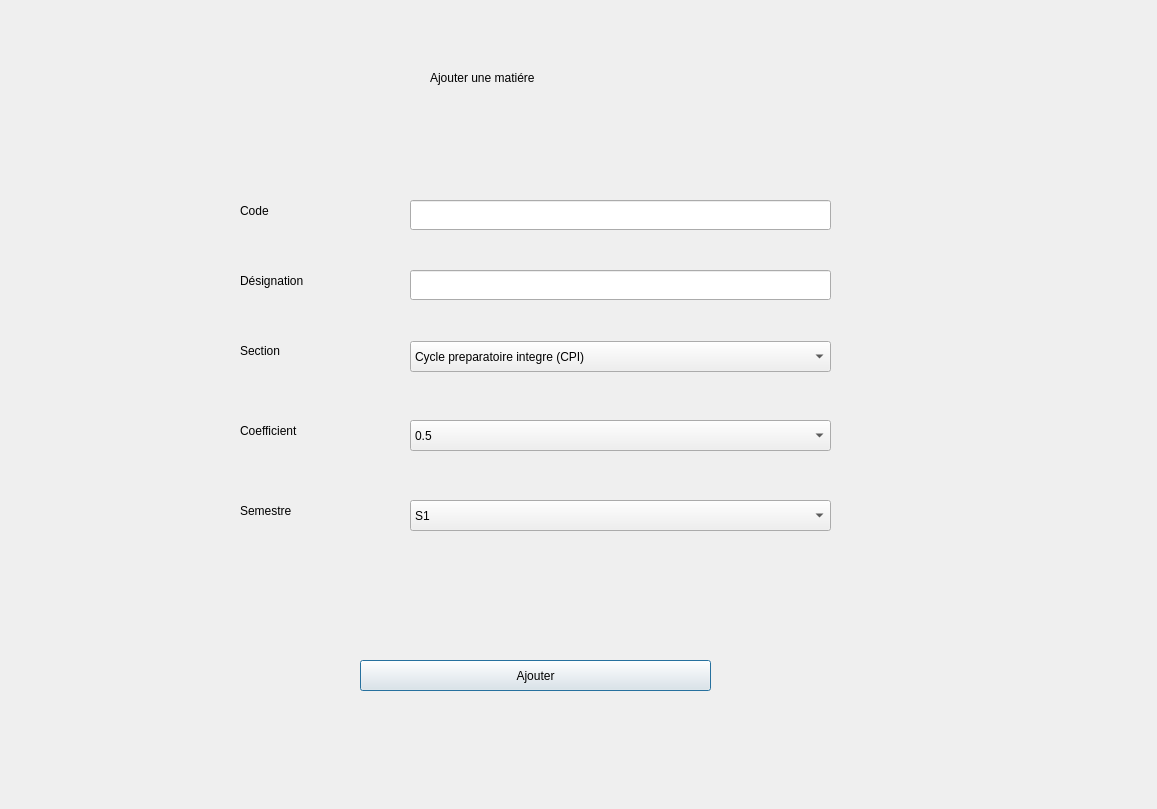
<?xml version="1.0" encoding="UTF-8"?>
<ui version="4.0">
 <class>Dialog</class>
 <widget class="QDialog" name="Dialog">
  <property name="geometry">
   <rect>
    <x>0</x>
    <y>0</y>
    <width>1157</width>
    <height>809</height>
   </rect>
  </property>
  <property name="windowTitle">
   <string>Dialog</string>
  </property>
  <property name="styleSheet">
   <string notr="true">font: 75 12pt &quot;Arial&quot;;</string>
  </property>
  <widget class="QPushButton" name="Ajouter">
   <property name="geometry">
    <rect>
     <x>360</x>
     <y>660</y>
     <width>351</width>
     <height>31</height>
    </rect>
   </property>
   <property name="text">
    <string>Ajouter</string>
   </property>
  </widget>
  <widget class="QLineEdit" name="lineEditCode">
   <property name="geometry">
    <rect>
     <x>410</x>
     <y>200</y>
     <width>421</width>
     <height>30</height>
    </rect>
   </property>
   <property name="inputMask">
    <string/>
   </property>
   <property name="maxLength">
    <number>32767</number>
   </property>
  </widget>
  <widget class="QComboBox" name="comboBoxSection">
   <property name="geometry">
    <rect>
     <x>410</x>
     <y>341</y>
     <width>421</width>
     <height>31</height>
    </rect>
   </property>
   <item>
    <property name="text">
     <string>Cycle preparatoire integre (CPI)</string>
    </property>
   </item>
   <item>
    <property name="text">
     <string>Diplome national d'ingenieur(ING)</string>
    </property>
   </item>
   <item>
    <property name="text">
     <string>Licence en sciences de l’informatique(L-I)</string>
    </property>
   </item>
   <item>
    <property name="text">
     <string>Licence en mathematiques appliquee (L-M)</string>
    </property>
   </item>
  </widget>
  <widget class="QLabel" name="label_2">
   <property name="geometry">
    <rect>
     <x>240</x>
     <y>270</y>
     <width>161</width>
     <height>21</height>
    </rect>
   </property>
   <property name="layoutDirection">
    <enum>Qt::LeftToRight</enum>
   </property>
   <property name="styleSheet">
    <string notr="true">font: 75 12pt &quot;MS Shell Dlg 2&quot;;</string>
   </property>
   <property name="text">
    <string>Désignation</string>
   </property>
  </widget>
  <widget class="QLabel" name="label_10">
   <property name="geometry">
    <rect>
     <x>430</x>
     <y>60</y>
     <width>253</width>
     <height>35</height>
    </rect>
   </property>
   <property name="layoutDirection">
    <enum>Qt::LeftToRight</enum>
   </property>
   <property name="styleSheet">
    <string notr="true">font: 75 22pt &quot;MS Shell Dlg 2&quot;;</string>
   </property>
   <property name="text">
    <string>Ajouter une matiére</string>
   </property>
  </widget>
  <widget class="QLineEdit" name="lineDesignation">
   <property name="geometry">
    <rect>
     <x>410</x>
     <y>270</y>
     <width>421</width>
     <height>30</height>
    </rect>
   </property>
  </widget>
  <widget class="QLabel" name="label_8">
   <property name="geometry">
    <rect>
     <x>240</x>
     <y>340</y>
     <width>161</width>
     <height>21</height>
    </rect>
   </property>
   <property name="layoutDirection">
    <enum>Qt::LeftToRight</enum>
   </property>
   <property name="styleSheet">
    <string notr="true">font: 75 12pt &quot;MS Shell Dlg 2&quot;;</string>
   </property>
   <property name="text">
    <string>Section</string>
   </property>
  </widget>
  <widget class="QLabel" name="label">
   <property name="geometry">
    <rect>
     <x>240</x>
     <y>200</y>
     <width>161</width>
     <height>21</height>
    </rect>
   </property>
   <property name="layoutDirection">
    <enum>Qt::LeftToRight</enum>
   </property>
   <property name="styleSheet">
    <string notr="true">font: 75 12pt &quot;MS Shell Dlg 2&quot;;</string>
   </property>
   <property name="text">
    <string>Code</string>
   </property>
  </widget>
  <widget class="QComboBox" name="comboBoxCoefficient">
   <property name="geometry">
    <rect>
     <x>410</x>
     <y>420</y>
     <width>421</width>
     <height>31</height>
    </rect>
   </property>
   <item>
    <property name="text">
     <string>0.5</string>
    </property>
   </item>
   <item>
    <property name="text">
     <string>1</string>
    </property>
   </item>
   <item>
    <property name="text">
     <string>1.5</string>
    </property>
   </item>
   <item>
    <property name="text">
     <string>2</string>
    </property>
   </item>
  </widget>
  <widget class="QLabel" name="label_11">
   <property name="geometry">
    <rect>
     <x>240</x>
     <y>420</y>
     <width>161</width>
     <height>21</height>
    </rect>
   </property>
   <property name="layoutDirection">
    <enum>Qt::LeftToRight</enum>
   </property>
   <property name="styleSheet">
    <string notr="true">font: 75 12pt &quot;MS Shell Dlg 2&quot;;</string>
   </property>
   <property name="text">
    <string>Coefficient</string>
   </property>
  </widget>
  <widget class="QComboBox" name="comboBoxSemestre">
   <property name="geometry">
    <rect>
     <x>410</x>
     <y>500</y>
     <width>421</width>
     <height>31</height>
    </rect>
   </property>
   <item>
    <property name="text">
     <string>S1</string>
    </property>
   </item>
   <item>
    <property name="text">
     <string>S2</string>
    </property>
   </item>
  </widget>
  <widget class="QLabel" name="label_12">
   <property name="geometry">
    <rect>
     <x>240</x>
     <y>500</y>
     <width>161</width>
     <height>21</height>
    </rect>
   </property>
   <property name="layoutDirection">
    <enum>Qt::LeftToRight</enum>
   </property>
   <property name="styleSheet">
    <string notr="true">font: 75 12pt &quot;MS Shell Dlg 2&quot;;</string>
   </property>
   <property name="text">
    <string>Semestre</string>
   </property>
  </widget>
  <widget class="QLabel" name="label_3">
   <property name="geometry">
    <rect>
     <x>0</x>
     <y>0</y>
     <width>1261</width>
     <height>861</height>
    </rect>
   </property>
   <property name="text">
    <string/>
   </property>
   <property name="pixmap">
    <pixmap resource="../PY/Backgrounds.qrc">:/Back/Background.jpg</pixmap>
   </property>
   <property name="scaledContents">
    <bool>true</bool>
   </property>
  </widget>
  <zorder>label_3</zorder>
  <zorder>Ajouter</zorder>
  <zorder>lineEditCode</zorder>
  <zorder>comboBoxSection</zorder>
  <zorder>label_2</zorder>
  <zorder>lineDesignation</zorder>
  <zorder>label_8</zorder>
  <zorder>label</zorder>
  <zorder>comboBoxCoefficient</zorder>
  <zorder>label_11</zorder>
  <zorder>comboBoxSemestre</zorder>
  <zorder>label_12</zorder>
  <zorder>label_10</zorder>
 </widget>
 <resources>
  <include location="../PY/Backgrounds.qrc"/>
 </resources>
 <connections/>
</ui>
